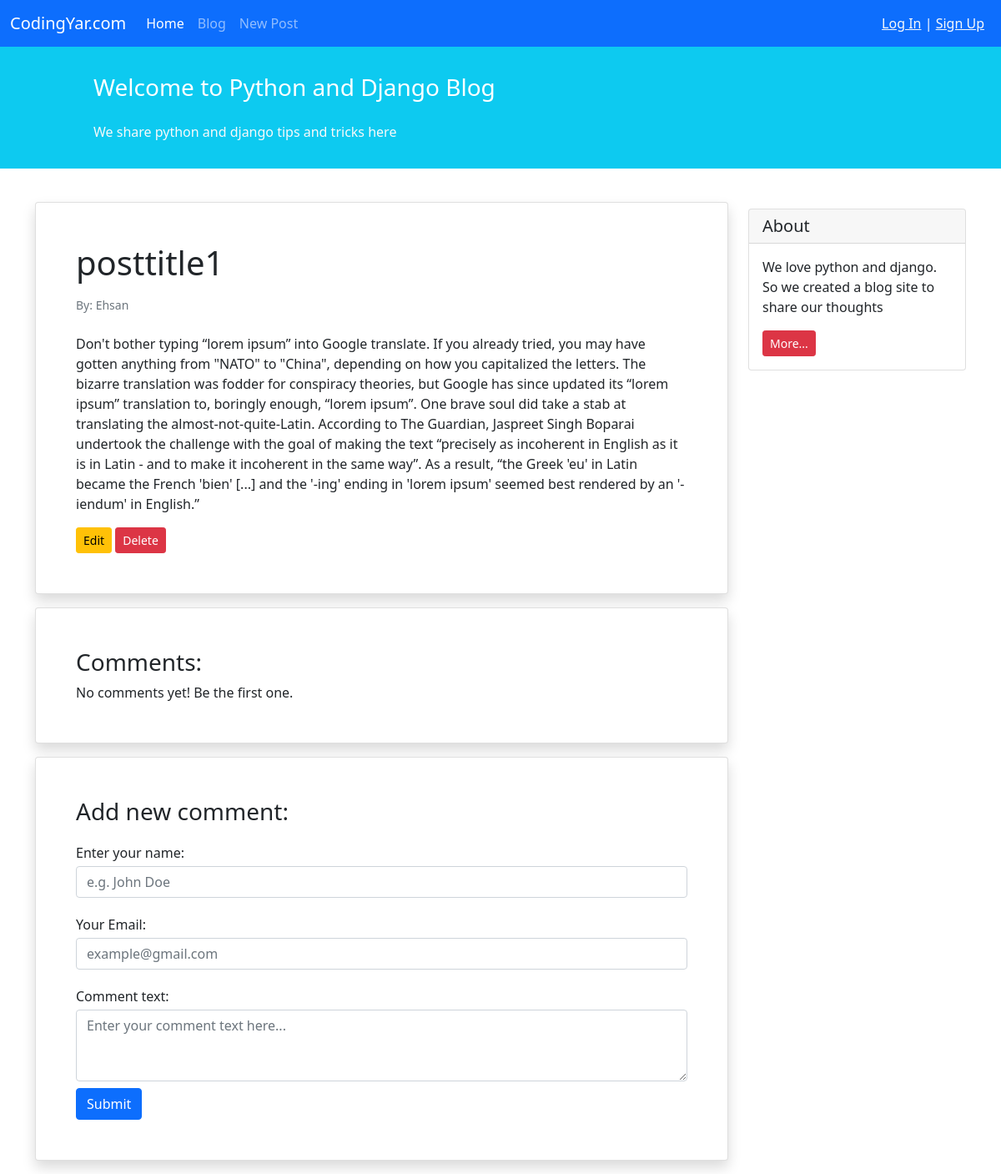
Page /blog/1/ on the committed database.
### blog/models.py (models this page shows, shortened)
class Post(models.Model):
    STATUS_CHOICES = (
        ('pub', 'Published'),
        ('drf', 'Draft')
    )
    title = models.CharField(max_length=100)
    text = models.TextField()
    author = models.ForeignKey('auth.User', on_delete=models.CASCADE)
    datetime_created = models.DateTimeField(auto_now_add=True)
    datetime_modified = models.DateTimeField(auto_now=True)
    status = models.CharField(choices=STATUS_CHOICES, max_length=3)

### blog/views.py (the view)
# urls.py: path('<int:pk>/', views.PostDetailView.as_view(), name='post_detail'),
class PostDetailView(generic.DetailView):
    model = Post
    template_name = 'blog/post_detail.html'
    context_object_name = 'post'

### blog/templates/blog/post_detail.html (shortened to what this page needs)
{% extends '_base.html' %}
{% block content %}
    <div class="container mt-4">
        <div class="row">
            <div class="col-9">
                <div class="card shadow my-3 p-5">
                    <h1>{{ post.title}}</h1>
                    <p class="small text-muted mt-2">By:  {{ post.author}}</p>
                    <p class="mt-2">{{ post.text }}</p>
                    <div>
                        <a href="{% url 'post_update' post.id %}" class="btn btn-sm btn-warning">Edit</a>
                        <a href="{% url 'post_delete' post.id %}" class="btn btn-sm btn-danger">Delete</a>
                    </div>
                </div>
                <div class="card shadow my-3 p-5">
                    <h3>Comments:</h3>
                    No comments yet! Be the first one.
                </div>
                <div class="card shadow my-3 p-5">
                    <h3>Add new comment:</h3>
                    <form method="POST">
                        <div class="form-group py-2">
                            <label class="py-1" for="author_name">Enter your name:</label>
                            <input type="text" class="form-control" placeholder="e.g. John Doe" name="author_name">
                        </div>
                        <div class="form-group py-2">
                            <label class="py-1" for="email">Your Email:</label>
                            <input type="email" class="form-control" placeholder="example@gmail.com" name="email">
                        </div>
                        <div class="form-group py-2">
                            <label class="py-1" for="comment_text">Comment text:</label>
                            <textarea class="form-control" name="text" rows="3"
                                      placeholder="Enter your comment text here..."></textarea>
                        </div>
                        <button type="submit" class="btn btn-primary">Submit</button>
                    </form>
                </div>
            </div>
            <div class="col-3">
                <div class="card my-4">
                    <h5 class="card-header">About</h5>
                    <div class="card-body">
                        <p class="card-text">We love python and django. So we created a blog site to share our
                            thoughts</p>
                        <a href="#"
                           class="btn btn-sm btn-danger">
                            More...
                        </a>
                    </div>
                </div>
            </div>
        </div>
    </div>
{% endblock content %}

### rows in the picture
Post: title "posttitle1", author "Ehsan", text "Don't bother typing “lorem ipsum” into Google translate. If you already tried, you may have gotten anything from \"NATO\" to \"China\", depending on how you capitalized the letters. The bizarre translation was fodder for conspiracy theories, but Google has since updated its “lorem ipsum” translation to, boringly enough, “lorem ipsum”. One brave soul did take a stab at translating the almost-not-quite-Latin. According to The Guardian, Jaspreet Singh Boparai undertook the challenge with the goal of making the text “precisely as incoherent in English as it is in Latin - and to make it incoherent in the same way”. As a result, “the Greek 'eu' in Latin became the French 'bien' [...] and the '-ing'…"
